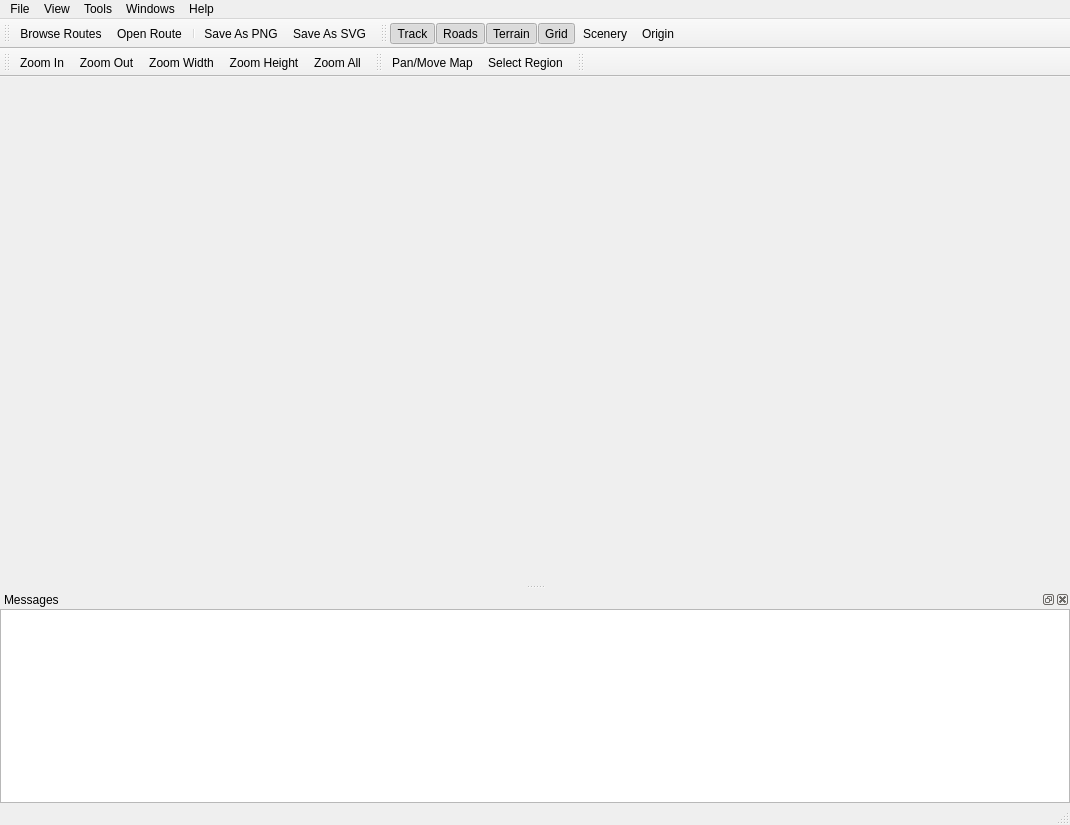
<?xml version="1.0" encoding="UTF-8"?>
<ui version="4.0">
 <class>RWMapMakerClass</class>
 <widget class="QMainWindow" name="RWMapMakerClass">
  <property name="geometry">
   <rect>
    <x>0</x>
    <y>0</y>
    <width>1070</width>
    <height>825</height>
   </rect>
  </property>
  <property name="windowTitle">
   <string>RWMapMaker</string>
  </property>
  <widget class="MapWidget" name="map"/>
  <widget class="QMenuBar" name="menuTBar">
   <property name="geometry">
    <rect>
     <x>0</x>
     <y>0</y>
     <width>1070</width>
     <height>21</height>
    </rect>
   </property>
   <widget class="QMenu" name="menuFile">
    <property name="title">
     <string>File</string>
    </property>
    <addaction name="actBrowseRoutes"/>
    <addaction name="actOpenRoute"/>
    <addaction name="separator"/>
    <addaction name="actSaveAsPNG"/>
    <addaction name="actSaveAsSVG"/>
    <addaction name="actSaveAsExcel"/>
    <addaction name="separator"/>
    <addaction name="actExit"/>
   </widget>
   <widget class="QMenu" name="menuView">
    <property name="title">
     <string>View</string>
    </property>
    <widget class="QMenu" name="menuShowGrid">
     <property name="title">
      <string>Grid Tile Type</string>
     </property>
     <addaction name="actShowTrackGrid"/>
     <addaction name="actShowTerrainGrid"/>
    </widget>
    <addaction name="actZoomIn"/>
    <addaction name="actZoomOut"/>
    <addaction name="actZoomWidth"/>
    <addaction name="actZoomHeight"/>
    <addaction name="actZoomAll"/>
    <addaction name="separator"/>
    <addaction name="actShowTrack"/>
    <addaction name="actShowRoads"/>
    <addaction name="actShowTerrain"/>
    <addaction name="actShowScenery"/>
    <addaction name="actShowGrid"/>
    <addaction name="actShowOrigin"/>
    <addaction name="actGridAddresses"/>
    <addaction name="separator"/>
    <addaction name="actShowMapScale"/>
    <addaction name="menuShowGrid"/>
   </widget>
   <widget class="QMenu" name="menuHelp">
    <property name="title">
     <string>Help</string>
    </property>
    <addaction name="actRWMapMakerWebsite"/>
    <addaction name="actAboutRWMapMaker"/>
    <addaction name="actAboutQt"/>
   </widget>
   <widget class="QMenu" name="menuTools">
    <property name="title">
     <string>Tools</string>
    </property>
    <widget class="QMenu" name="menuLoad_Colourmap">
     <property name="title">
      <string>Load Colourmap</string>
     </property>
     <addaction name="actCMapBrowse"/>
    </widget>
    <addaction name="actPanMoveMap"/>
    <addaction name="actSelectRegion"/>
    <addaction name="separator"/>
    <addaction name="menuLoad_Colourmap"/>
    <addaction name="actColourmapEditor"/>
    <addaction name="separator"/>
    <addaction name="actPreferences"/>
   </widget>
   <widget class="QMenu" name="menuWindows">
    <property name="title">
     <string>Windows</string>
    </property>
    <widget class="QMenu" name="menuLogging">
     <property name="title">
      <string>Logging</string>
     </property>
     <addaction name="actDebugLevel"/>
     <addaction name="actInfoLevel"/>
     <addaction name="actWarningLevel"/>
    </widget>
    <addaction name="actShowMessagesDock"/>
    <addaction name="menuLogging"/>
   </widget>
   <addaction name="menuFile"/>
   <addaction name="menuView"/>
   <addaction name="menuTools"/>
   <addaction name="menuWindows"/>
   <addaction name="menuHelp"/>
  </widget>
  <widget class="QToolBar" name="saveLoadBar">
   <property name="windowTitle">
    <string>Route Tools</string>
   </property>
   <property name="toolButtonStyle">
    <enum>Qt::ToolButtonTextBesideIcon</enum>
   </property>
   <attribute name="toolBarArea">
    <enum>TopToolBarArea</enum>
   </attribute>
   <attribute name="toolBarBreak">
    <bool>false</bool>
   </attribute>
   <addaction name="actBrowseRoutes"/>
   <addaction name="actOpenRoute"/>
   <addaction name="separator"/>
   <addaction name="actSaveAsPNG"/>
   <addaction name="actSaveAsSVG"/>
  </widget>
  <widget class="QStatusBar" name="statusBar"/>
  <widget class="QToolBar" name="showToolbar">
   <property name="windowTitle">
    <string>Show Tools</string>
   </property>
   <property name="toolButtonStyle">
    <enum>Qt::ToolButtonTextBesideIcon</enum>
   </property>
   <attribute name="toolBarArea">
    <enum>TopToolBarArea</enum>
   </attribute>
   <attribute name="toolBarBreak">
    <bool>false</bool>
   </attribute>
   <addaction name="actShowTrack"/>
   <addaction name="actShowRoads"/>
   <addaction name="actShowTerrain"/>
   <addaction name="actShowGrid"/>
   <addaction name="actShowScenery"/>
   <addaction name="actShowOrigin"/>
  </widget>
  <widget class="QToolBar" name="zoomToolbar">
   <property name="windowTitle">
    <string>Zoom Tools</string>
   </property>
   <property name="toolButtonStyle">
    <enum>Qt::ToolButtonTextBesideIcon</enum>
   </property>
   <attribute name="toolBarArea">
    <enum>TopToolBarArea</enum>
   </attribute>
   <attribute name="toolBarBreak">
    <bool>true</bool>
   </attribute>
   <addaction name="actZoomIn"/>
   <addaction name="actZoomOut"/>
   <addaction name="actZoomWidth"/>
   <addaction name="actZoomHeight"/>
   <addaction name="actZoomAll"/>
  </widget>
  <widget class="QDockWidget" name="dockLoggerWidget">
   <property name="windowTitle">
    <string>Messages</string>
   </property>
   <attribute name="dockWidgetArea">
    <number>8</number>
   </attribute>
   <widget class="QFrame" name="verticalLayoutWidget">
    <property name="frameShape">
     <enum>QFrame::StyledPanel</enum>
    </property>
    <property name="frameShadow">
     <enum>QFrame::Sunken</enum>
    </property>
    <property name="lineWidth">
     <number>1</number>
    </property>
    <property name="midLineWidth">
     <number>0</number>
    </property>
    <layout class="QVBoxLayout" name="verticalLayout">
     <property name="spacing">
      <number>0</number>
     </property>
     <property name="leftMargin">
      <number>0</number>
     </property>
     <property name="topMargin">
      <number>0</number>
     </property>
     <property name="rightMargin">
      <number>0</number>
     </property>
     <property name="bottomMargin">
      <number>0</number>
     </property>
     <item>
      <widget class="QPlainTextEdit" name="loggerText">
       <property name="frameShape">
        <enum>QFrame::NoFrame</enum>
       </property>
       <property name="frameShadow">
        <enum>QFrame::Plain</enum>
       </property>
       <property name="undoRedoEnabled">
        <bool>false</bool>
       </property>
       <property name="readOnly">
        <bool>true</bool>
       </property>
       <property name="maximumBlockCount">
        <number>3999</number>
       </property>
      </widget>
     </item>
    </layout>
   </widget>
  </widget>
  <widget class="QToolBar" name="toolToolbar">
   <property name="windowTitle">
    <string>Mouse Tools</string>
   </property>
   <property name="toolTip">
    <string>Tools to select and zoom in the map</string>
   </property>
   <property name="toolButtonStyle">
    <enum>Qt::ToolButtonTextBesideIcon</enum>
   </property>
   <attribute name="toolBarArea">
    <enum>TopToolBarArea</enum>
   </attribute>
   <attribute name="toolBarBreak">
    <bool>false</bool>
   </attribute>
   <addaction name="actPanMoveMap"/>
   <addaction name="actSelectRegion"/>
  </widget>
  <widget class="QToolBar" name="terrainToolBar">
   <property name="windowTitle">
    <string>toolBar</string>
   </property>
   <attribute name="toolBarArea">
    <enum>TopToolBarArea</enum>
   </attribute>
   <attribute name="toolBarBreak">
    <bool>false</bool>
   </attribute>
  </widget>
  <action name="actOpenRoute">
   <property name="icon">
    <iconset resource="RWMapMaker.qrc">
     <normaloff>:/RWMapMaker/Resources/folder.png</normaloff>:/RWMapMaker/Resources/folder.png</iconset>
   </property>
   <property name="text">
    <string>Open Route...</string>
   </property>
   <property name="toolTip">
    <string>Open a specific RouteProperties file...</string>
   </property>
   <property name="shortcut">
    <string>Ctrl+O</string>
   </property>
  </action>
  <action name="actSaveAsPNG">
   <property name="icon">
    <iconset resource="RWMapMaker.qrc">
     <normaloff>:/RWMapMaker/Resources/file_extension_png.png</normaloff>:/RWMapMaker/Resources/file_extension_png.png</iconset>
   </property>
   <property name="text">
    <string>Save As PNG...</string>
   </property>
   <property name="toolTip">
    <string>Export the map to a PNG (photo) graphics file</string>
   </property>
  </action>
  <action name="actSaveAsSVG">
   <property name="icon">
    <iconset resource="RWMapMaker.qrc">
     <normaloff>:/RWMapMaker/Resources/file_extension_svg.png</normaloff>:/RWMapMaker/Resources/file_extension_svg.png</iconset>
   </property>
   <property name="text">
    <string>Save As SVG...</string>
   </property>
   <property name="toolTip">
    <string>Export the map as an SVG vector graphics file</string>
   </property>
  </action>
  <action name="actExit">
   <property name="text">
    <string>Exit</string>
   </property>
   <property name="shortcut">
    <string>Ctrl+Q</string>
   </property>
  </action>
  <action name="actAboutRWMapMaker">
   <property name="text">
    <string>About RWMapMaker</string>
   </property>
  </action>
  <action name="actAboutQt">
   <property name="text">
    <string>About Qt</string>
   </property>
  </action>
  <action name="actZoomIn">
   <property name="icon">
    <iconset resource="RWMapMaker.qrc">
     <normaloff>:/RWMapMaker/Resources/magnifier_zoom_in.png</normaloff>:/RWMapMaker/Resources/magnifier_zoom_in.png</iconset>
   </property>
   <property name="text">
    <string>Zoom In</string>
   </property>
   <property name="toolTip">
    <string>Zoom In to Map (show more detail)</string>
   </property>
   <property name="shortcut">
    <string>Ctrl+=</string>
   </property>
  </action>
  <action name="actZoomOut">
   <property name="icon">
    <iconset resource="RWMapMaker.qrc">
     <normaloff>:/RWMapMaker/Resources/magnifier_zoom_out.png</normaloff>:/RWMapMaker/Resources/magnifier_zoom_out.png</iconset>
   </property>
   <property name="text">
    <string>Zoom Out</string>
   </property>
   <property name="toolTip">
    <string>Zoom Out of Map (show more of it)</string>
   </property>
   <property name="shortcut">
    <string>Ctrl+-</string>
   </property>
  </action>
  <action name="actZoomAll">
   <property name="icon">
    <iconset resource="RWMapMaker.qrc">
     <normaloff>:/RWMapMaker/Resources/zoom_extend.png</normaloff>:/RWMapMaker/Resources/zoom_extend.png</iconset>
   </property>
   <property name="text">
    <string>Zoom All</string>
   </property>
   <property name="toolTip">
    <string>Zoom out to view the whole map</string>
   </property>
   <property name="shortcut">
    <string>Ctrl+0</string>
   </property>
  </action>
  <action name="actZoomWidth">
   <property name="icon">
    <iconset resource="RWMapMaker.qrc">
     <normaloff>:/RWMapMaker/Resources/magnifier_width.png</normaloff>:/RWMapMaker/Resources/magnifier_width.png</iconset>
   </property>
   <property name="text">
    <string>Zoom Width</string>
   </property>
   <property name="toolTip">
    <string>Zoom to show the whole map's width</string>
   </property>
  </action>
  <action name="actZoomHeight">
   <property name="icon">
    <iconset resource="RWMapMaker.qrc">
     <normaloff>:/RWMapMaker/Resources/magnifier_height.png</normaloff>:/RWMapMaker/Resources/magnifier_height.png</iconset>
   </property>
   <property name="text">
    <string>Zoom Height</string>
   </property>
   <property name="toolTip">
    <string>Zoom to show the whole map's height</string>
   </property>
  </action>
  <action name="actShowTrack">
   <property name="checkable">
    <bool>true</bool>
   </property>
   <property name="checked">
    <bool>true</bool>
   </property>
   <property name="icon">
    <iconset resource="RWMapMaker.qrc">
     <normaloff>:/RWMapMaker/Resources/show_track.png</normaloff>:/RWMapMaker/Resources/show_track.png</iconset>
   </property>
   <property name="text">
    <string>Track</string>
   </property>
   <property name="toolTip">
    <string>Show rail tracks</string>
   </property>
   <property name="shortcut">
    <string>Ctrl+T</string>
   </property>
  </action>
  <action name="actShowRoads">
   <property name="checkable">
    <bool>true</bool>
   </property>
   <property name="checked">
    <bool>true</bool>
   </property>
   <property name="icon">
    <iconset resource="RWMapMaker.qrc">
     <normaloff>:/RWMapMaker/Resources/show_roads.png</normaloff>:/RWMapMaker/Resources/show_roads.png</iconset>
   </property>
   <property name="text">
    <string>Roads</string>
   </property>
   <property name="toolTip">
    <string>Show roads</string>
   </property>
  </action>
  <action name="actShowTerrain">
   <property name="checkable">
    <bool>true</bool>
   </property>
   <property name="checked">
    <bool>true</bool>
   </property>
   <property name="icon">
    <iconset resource="RWMapMaker.qrc">
     <normaloff>:/RWMapMaker/Resources/show_terrain.png</normaloff>:/RWMapMaker/Resources/show_terrain.png</iconset>
   </property>
   <property name="text">
    <string>Terrain</string>
   </property>
   <property name="toolTip">
    <string>Show terrain as a height-map</string>
   </property>
  </action>
  <action name="actShowTrackGrid">
   <property name="checkable">
    <bool>true</bool>
   </property>
   <property name="text">
    <string>Grid of Track Tiles</string>
   </property>
   <property name="toolTip">
    <string>Show Grid shows Track tiles</string>
   </property>
  </action>
  <action name="actShowTerrainGrid">
   <property name="checkable">
    <bool>true</bool>
   </property>
   <property name="checked">
    <bool>true</bool>
   </property>
   <property name="text">
    <string>Grid of Terrain Tiles</string>
   </property>
   <property name="toolTip">
    <string>Show Grid shows Terrain tiles</string>
   </property>
  </action>
  <action name="actShowOrigin">
   <property name="checkable">
    <bool>true</bool>
   </property>
   <property name="checked">
    <bool>false</bool>
   </property>
   <property name="icon">
    <iconset resource="RWMapMaker.qrc">
     <normaloff>:/RWMapMaker/Resources/show_origin.png</normaloff>:/RWMapMaker/Resources/show_origin.png</iconset>
   </property>
   <property name="text">
    <string>Origin</string>
   </property>
   <property name="toolTip">
    <string>Show route origin as a cross</string>
   </property>
  </action>
  <action name="actColourmapEditor">
   <property name="enabled">
    <bool>false</bool>
   </property>
   <property name="icon">
    <iconset resource="RWMapMaker.qrc">
     <normaloff>:/RWMapMaker/Resources/table_heatmap.png</normaloff>:/RWMapMaker/Resources/table_heatmap.png</iconset>
   </property>
   <property name="text">
    <string>Colourmap Editor</string>
   </property>
   <property name="toolTip">
    <string>The Terrain height colour map Editor</string>
   </property>
  </action>
  <action name="actPreferences">
   <property name="icon">
    <iconset resource="RWMapMaker.qrc">
     <normaloff>:/RWMapMaker/Resources/Tools.png</normaloff>:/RWMapMaker/Resources/Tools.png</iconset>
   </property>
   <property name="text">
    <string>Preferences</string>
   </property>
   <property name="shortcut">
    <string>Ctrl+P</string>
   </property>
  </action>
  <action name="actRouteCache">
   <property name="enabled">
    <bool>false</bool>
   </property>
   <property name="text">
    <string>Route Cache</string>
   </property>
  </action>
  <action name="actShowGrid">
   <property name="checkable">
    <bool>true</bool>
   </property>
   <property name="checked">
    <bool>true</bool>
   </property>
   <property name="icon">
    <iconset resource="RWMapMaker.qrc">
     <normaloff>:/RWMapMaker/Resources/show_grid.png</normaloff>:/RWMapMaker/Resources/show_grid.png</iconset>
   </property>
   <property name="text">
    <string>Grid</string>
   </property>
   <property name="toolTip">
    <string>Show the tile grid</string>
   </property>
   <property name="shortcut">
    <string>Ctrl+G</string>
   </property>
  </action>
  <action name="actGridAddresses">
   <property name="checkable">
    <bool>true</bool>
   </property>
   <property name="checked">
    <bool>true</bool>
   </property>
   <property name="text">
    <string>Grid Coordinates</string>
   </property>
   <property name="iconText">
    <string>Show Tile Coords</string>
   </property>
   <property name="toolTip">
    <string>Show grid tile coordinates</string>
   </property>
  </action>
  <action name="actBrowseRoutes">
   <property name="icon">
    <iconset resource="RWMapMaker.qrc">
     <normaloff>:/RWMapMaker/Resources/world.png</normaloff>:/RWMapMaker/Resources/world.png</iconset>
   </property>
   <property name="text">
    <string>Browse Routes...</string>
   </property>
   <property name="toolTip">
    <string>Locate RW installs and Browse Routes therein...</string>
   </property>
   <property name="shortcut">
    <string>Ctrl+B</string>
   </property>
  </action>
  <action name="actShowMessagesDock">
   <property name="checkable">
    <bool>true</bool>
   </property>
   <property name="text">
    <string>Messages</string>
   </property>
  </action>
  <action name="actDebugLevel">
   <property name="checkable">
    <bool>true</bool>
   </property>
   <property name="checked">
    <bool>false</bool>
   </property>
   <property name="text">
    <string>Debug</string>
   </property>
   <property name="toolTip">
    <string>Show Debug log messages</string>
   </property>
  </action>
  <action name="actInfoLevel">
   <property name="checkable">
    <bool>true</bool>
   </property>
   <property name="checked">
    <bool>true</bool>
   </property>
   <property name="text">
    <string>Info</string>
   </property>
   <property name="toolTip">
    <string>Show Info log messages</string>
   </property>
  </action>
  <action name="actWarningLevel">
   <property name="checkable">
    <bool>true</bool>
   </property>
   <property name="checked">
    <bool>true</bool>
   </property>
   <property name="text">
    <string>Warnings</string>
   </property>
   <property name="toolTip">
    <string>Show Warning log messages</string>
   </property>
  </action>
  <action name="actSaveAsExcel">
   <property name="icon">
    <iconset resource="RWMapMaker.qrc">
     <normaloff>:/RWMapMaker/Resources/export_excel.png</normaloff>:/RWMapMaker/Resources/export_excel.png</iconset>
   </property>
   <property name="text">
    <string>Save As Excel...</string>
   </property>
  </action>
  <action name="actShowScenery">
   <property name="checkable">
    <bool>true</bool>
   </property>
   <property name="icon">
    <iconset resource="RWMapMaker.qrc">
     <normaloff>:/RWMapMaker/Resources/show_assets.png</normaloff>:/RWMapMaker/Resources/show_assets.png</iconset>
   </property>
   <property name="text">
    <string>Scenery</string>
   </property>
   <property name="toolTip">
    <string>Show scenery location and type</string>
   </property>
  </action>
  <action name="actShowMapScale">
   <property name="checkable">
    <bool>true</bool>
   </property>
   <property name="checked">
    <bool>true</bool>
   </property>
   <property name="text">
    <string>Show Map Scale</string>
   </property>
  </action>
  <action name="actRouteToolbar">
   <property name="text">
    <string>Route</string>
   </property>
  </action>
  <action name="actMapLayersToolbar">
   <property name="text">
    <string>Map Layers</string>
   </property>
  </action>
  <action name="actZoomToolbar">
   <property name="text">
    <string>Zoom</string>
   </property>
  </action>
  <action name="actRWMapMakerWebsite">
   <property name="icon">
    <iconset resource="RWMapMaker.qrc">
     <normaloff>:/RWMapMaker/Resources/Support.png</normaloff>:/RWMapMaker/Resources/Support.png</iconset>
   </property>
   <property name="text">
    <string>RWMapMaker website</string>
   </property>
  </action>
  <action name="actPanMoveMap">
   <property name="checkable">
    <bool>true</bool>
   </property>
   <property name="icon">
    <iconset resource="RWMapMaker.qrc">
     <normaloff>:/RWMapMaker/Resources/hand_point_090.png</normaloff>:/RWMapMaker/Resources/hand_point_090.png</iconset>
   </property>
   <property name="text">
    <string>Pan/Move Map</string>
   </property>
   <property name="toolTip">
    <string>Use mouse to Pan, Zoom or Move map around</string>
   </property>
  </action>
  <action name="actSelectRegion">
   <property name="checkable">
    <bool>true</bool>
   </property>
   <property name="icon">
    <iconset resource="RWMapMaker.qrc">
     <normaloff>:/RWMapMaker/Resources/select.png</normaloff>:/RWMapMaker/Resources/select.png</iconset>
   </property>
   <property name="text">
    <string>Select Region</string>
   </property>
   <property name="toolTip">
    <string>Select a region of the map to export</string>
   </property>
  </action>
  <action name="actRegistration">
   <property name="text">
    <string>Registration</string>
   </property>
  </action>
  <action name="actCMapBrowse">
   <property name="enabled">
    <bool>false</bool>
   </property>
   <property name="text">
    <string>Browse...</string>
   </property>
  </action>
 </widget>
 <layoutdefault spacing="6" margin="11"/>
 <customwidgets>
  <customwidget>
   <class>MapWidget</class>
   <extends>QWidget</extends>
   <header>map.h</header>
   <container>1</container>
  </customwidget>
 </customwidgets>
 <resources>
  <include location="RWMapMaker.qrc"/>
 </resources>
 <connections/>
</ui>
